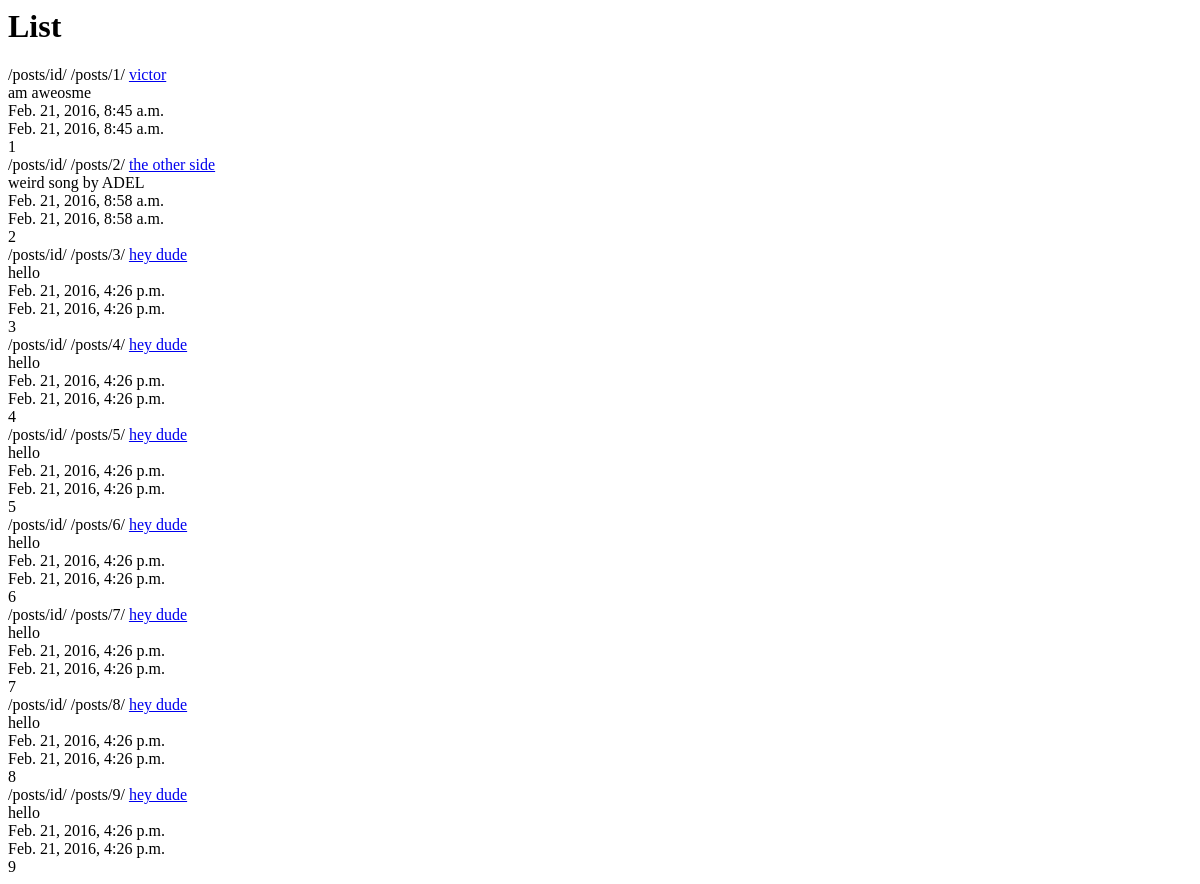
/posts/, run on an earlier commit of the app's database.
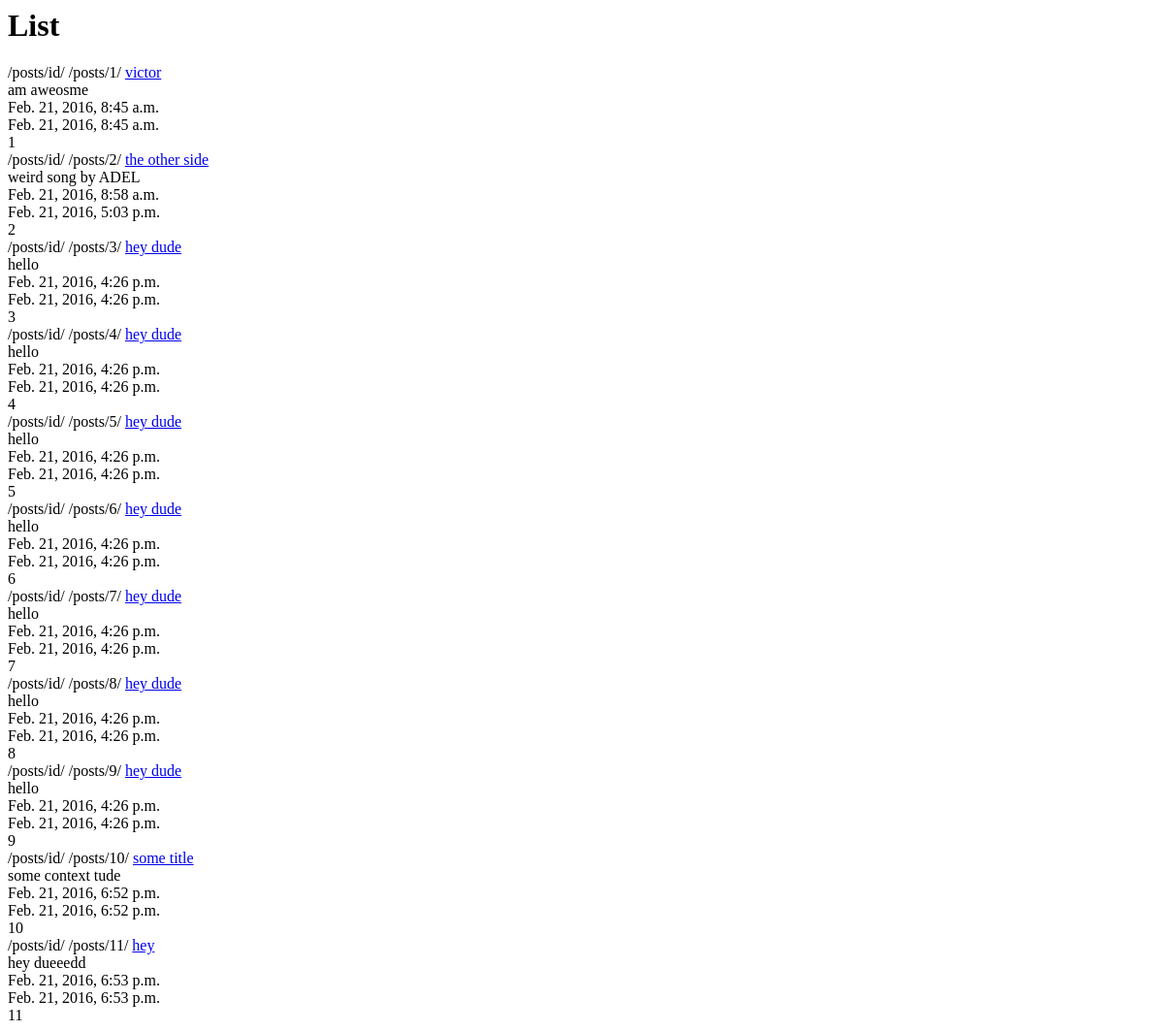
And on a later commit of the database.
### posts/models.py (models this page shows, shortened)
class Post(models.Model):
	title=models.CharField(max_length=120)
	content=models.TextField()
	updated=models.DateTimeField(auto_now=True,auto_now_add=False)
	timestamp=models.DateTimeField(auto_now=False,auto_now_add=True)
	def get_absolute_url(self):
		 return reverse("posts:detail", kwargs={"id": self.id})

### posts/views.py (the view)
def post_list(request):
	queryset = Post.objects.all()
	context = {
		"object_list": queryset,
		"title": "List"
	}
	return render(request, "post_list.html", context)

### templates/post_list.html
{% extends "base.html" %}
{% block content %}
<h1>{{ title }}</h1>
{% for obj in object_list %}
/posts/id/
{% url "posts:detail" id=obj.id %}
<a href='{{ obj.get_absolute_url }}'>{{ obj.title }}</a><br/>
{{ obj.content }}<br/>
{{ obj.timestamp }}<br/>
{{ obj.updated }}<br/>
{{ obj.id }}<br/>
{% endfor %}
{% endblock content %}

What changed in the data, as far as the page shows it:
changed Post "/posts/2/": updated "Feb. 21, 2016, 8:58 a.m." → "Feb. 21, 2016, 5:03 p.m."
added Post: id "/posts/10/", title "some title", content "some context tude", timestamp "Feb. 21, 2016, 6:52 p.m.", updated "Feb. 21, 2016, 6:52 p.m.", id "10"
added Post: id "/posts/11/", title "hey", content "hey dueeedd", timestamp "Feb. 21, 2016, 6:53 p.m.", updated "Feb. 21, 2016, 6:53 p.m.", id "11"
